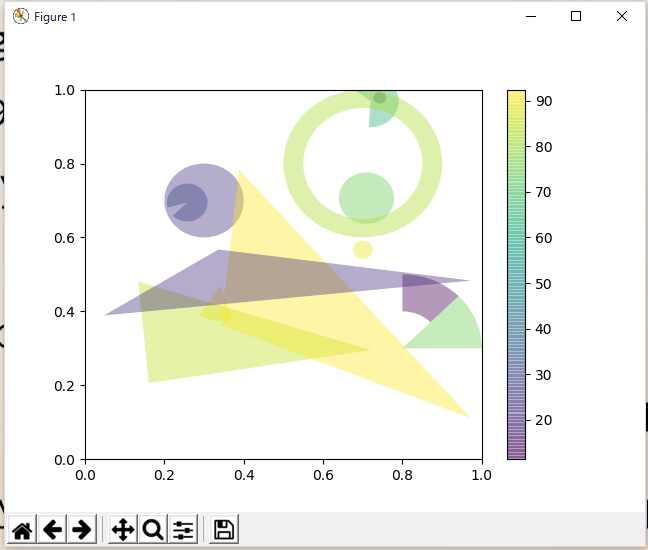

Write the Python code that produced this figure.
import numpy as np
import matplotlib
from matplotlib.patches import Circle, Wedge, Polygon
from matplotlib.collections import PatchCollection
import matplotlib.pyplot as plt

# Fixing random state for reproducibility
np.random.seed(19680801)


fig, ax = plt.subplots()

resolution = 50  # the number of vertices
N = 4
x = np.random.rand(N)
y = np.random.rand(N)
radii = 0.1*np.random.rand(N)
patches = []
for x1, y1, r in zip(x, y, radii):
    circle = Circle((x1, y1), r)
    patches.append(circle)

x = np.random.rand(N)
y = np.random.rand(N)
radii = 0.1*np.random.rand(N)
theta1 = 360.0*np.random.rand(N)
theta2 = 360.0*np.random.rand(N)
for x1, y1, r, t1, t2 in zip(x, y, radii, theta1, theta2):
    wedge = Wedge((x1, y1), r, t1, t2)
    patches.append(wedge)

# Some limiting conditions on Wedge
patches += [
    Wedge((.3, .7), .1, 0, 360),             # Full circle
    Wedge((.7, .8), .2, 0, 360, width=0.05),  # Full ring
    Wedge((.8, .3), .2, 0, 45),              # Full sector
    Wedge((.8, .3), .2, 45, 90, width=0.10),  # Ring sector
]

for i in range(N):
    polygon = Polygon(np.random.rand(N, 2), True)
    patches.append(polygon)

colors = 100*np.random.rand(len(patches))
p = PatchCollection(patches, alpha=0.4)
p.set_array(np.array(colors))
ax.add_collection(p)
fig.colorbar(p, ax=ax)

plt.show()
